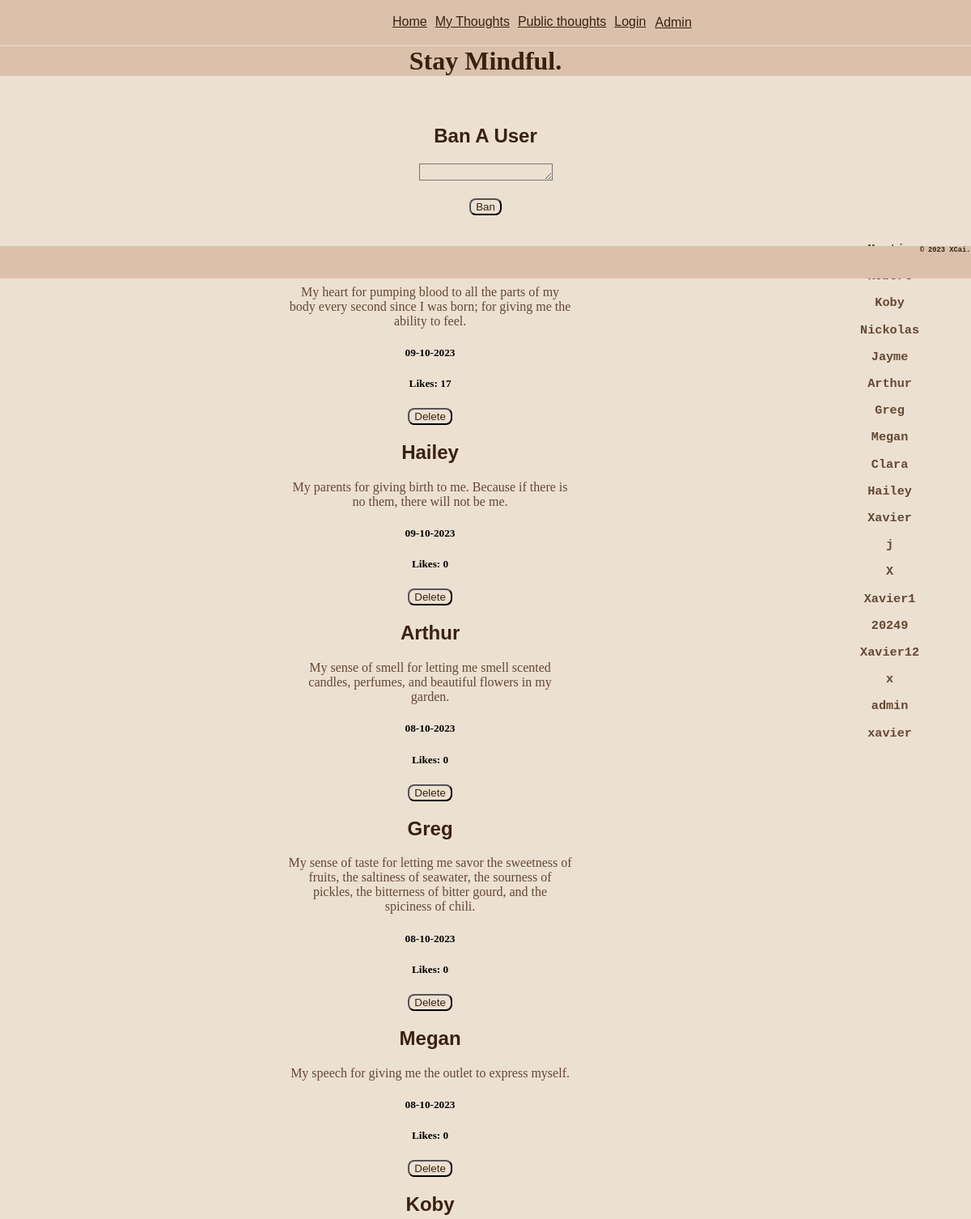
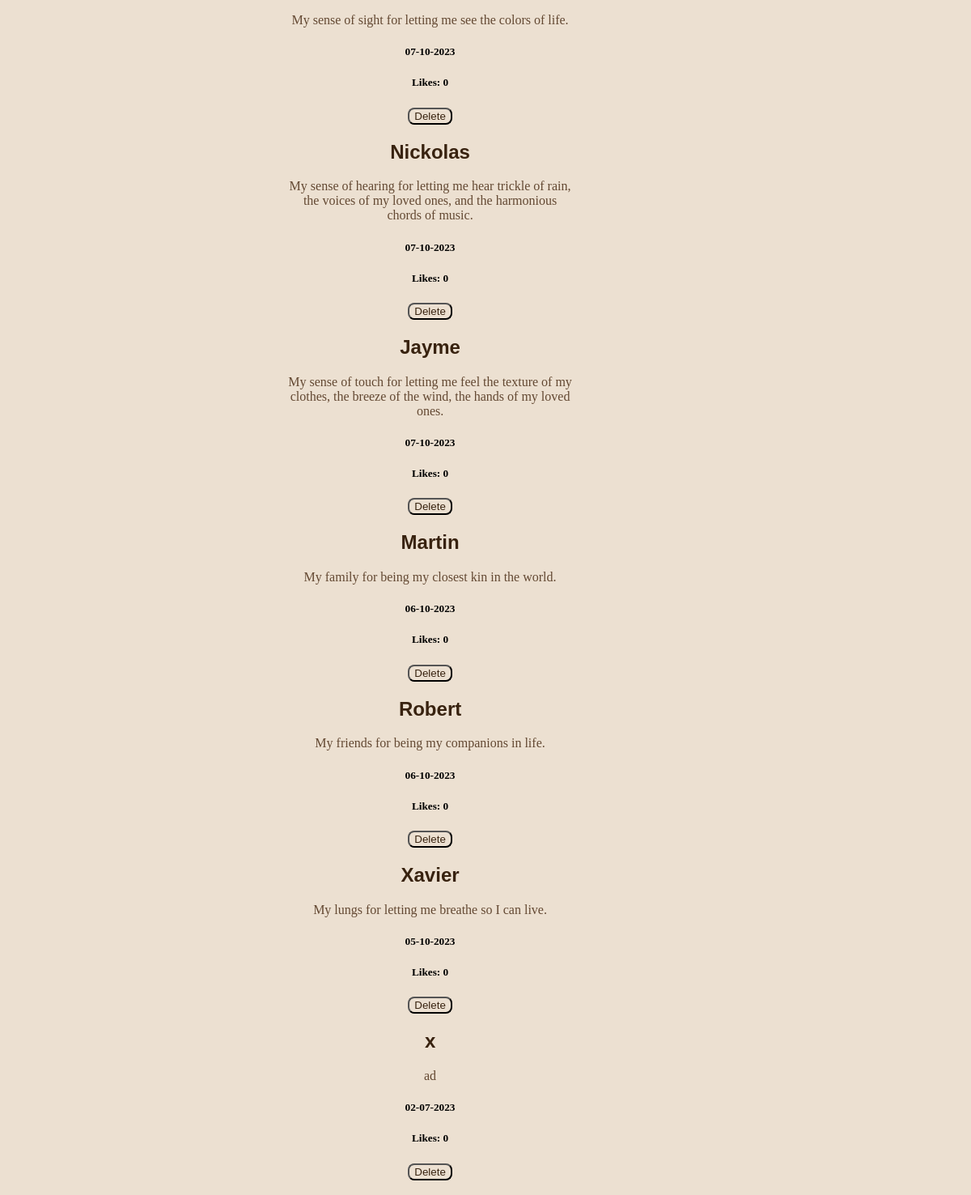
The page /admin on the database its author committed (2 pictures, top to bottom).
### tables this page shows
CREATE TABLE Gratitude_idea (id INTEGER PRIMARY KEY, date TEXT, username TEXT, content TEXT, like_count INTEGER DEFAULT (0), favorited INTEGER);

CREATE TABLE User (id INTEGER PRIMARY KEY, username TEXT, password TEXT);

### routes.py (the view)
@app.route('/admin', methods=['GET','POST'])
def admin():
    conn = sqlite3.connect("mindful.db")
    cur = conn.cursor()
    cur.execute('SELECT username, content, date, id, like_count FROM Gratitude_idea ORDER BY date DESC')
    results = cur.fetchall()
    cur.execute('SELECT username FROM User')
    results1 = cur.fetchall()
    return render_template("admin.html", results = results, results1 = results1)

### templates/admin.html (shortened to what this page needs)
{% extends 'layout.html' %}
{% block content %}
<form action="/ban_user" method="post">
    <h2><label for="username">Ban A User</label></h2>
    <textarea class="input" required name="username" id="username" cols="18" rows="1" maxlength="120"></textarea>
    <br><br>
    <button class="button">Ban</button>
</form>
<div class="admindiv">
    {% for results in results %}
    <h2>
    {{ results[0] }}
    </h2>
    <p>
    {{ results[1] }}
    </p>
    <h5>
    {{results[2]}}
    </h5>
    <h5>
    Likes: {{results[4]}}
    </h5>
    <form action="/delete_post" method="post">
        <button class="button">Delete</button>
    </form>
    {% endfor %}
</div>
<div class="admindiv">
    {% for results1 in results1 %}
    <h3>{{results1[0]}}</h3>
    {% endfor %}
</div>
{% endblock %}

### static/styles.css (style rules this page uses)
body { background-color: #ece0d1; margin: auto; text-align: center; }
div { padding-top: 1.5%; padding-bottom: 1.5%; }
.admindiv { float: left; }
h2 { font-family: sans-serif; color: #38220f; }
h3 { font-family: monospace; color: #634832; }
p { font-family: cursive; color: #634832; width: 33%; margin: auto; }
form { font-family: sans-serif; color: #38220f; }
.button { background-color: #ece0d1; color: #38220f; border-radius: 8px; }
.input { background-color: #ece0d1; }

### rows shown on the page
Gratitude_idea: content "My heart for pumping blood to all the parts of my body every second since I was born; for giving me the ability to feel.", date "09-10-2023", like_count "17"
Gratitude_idea: username "Hailey", content "My parents for giving birth to me. Because if there is no them, there will not be me.", date "09-10-2023", like_count "0"
Gratitude_idea: username "Arthur", content "My sense of smell for letting me smell scented candles, perfumes, and beautiful flowers in my garden.", date "08-10-2023", like_count "0"
Gratitude_idea: username "Greg", content "My sense of taste for letting me savor the sweetness of fruits, the saltiness of seawater, the sourness of pickles, the bitterness of bitter gourd, and the spiciness of chili.", date "08-10-2023", like_count "0"
Gratitude_idea: username "Megan", content "My speech for giving me the outlet to express myself.", date "08-10-2023", like_count "0"
Gratitude_idea: username "Koby", content "My sense of sight for letting me see the colors of life.", date "07-10-2023", like_count "0"
Gratitude_idea: username "Nickolas", content "My sense of hearing for letting me hear trickle of rain, the voices of my loved ones, and the harmonious chords of music.", date "07-10-2023", like_count "0"
Gratitude_idea: username "Jayme", content "My sense of touch for letting me feel the texture of my clothes, the breeze of the wind, the hands of my loved ones.", date "07-10-2023", like_count "0"
Gratitude_idea: username "Martin", content "My family for being my closest kin in the world.", date "06-10-2023", like_count "0"
Gratitude_idea: username "Robert", content "My friends for being my companions in life.", date "06-10-2023", like_count "0"
Gratitude_idea: username "Xavier", content "My lungs for letting me breathe so I can live.", date "05-10-2023", like_count "0"
Gratitude_idea: username "x", content "ad", date "02-07-2023", like_count "0"
User: username "Koby"
User: username "Nickolas"
User: username "Jayme"
User: username "Arthur"
User: username "Greg"
User: username "Megan"
User: username "Clara"
User: username "Hailey"
User: username "Xavier"
User: username "j"
User: username "X"
User: username "Xavier1"
User: username "20249"
User: username "Xavier12"
User: username "x"
User: username "admin"
User: username "xavier"
